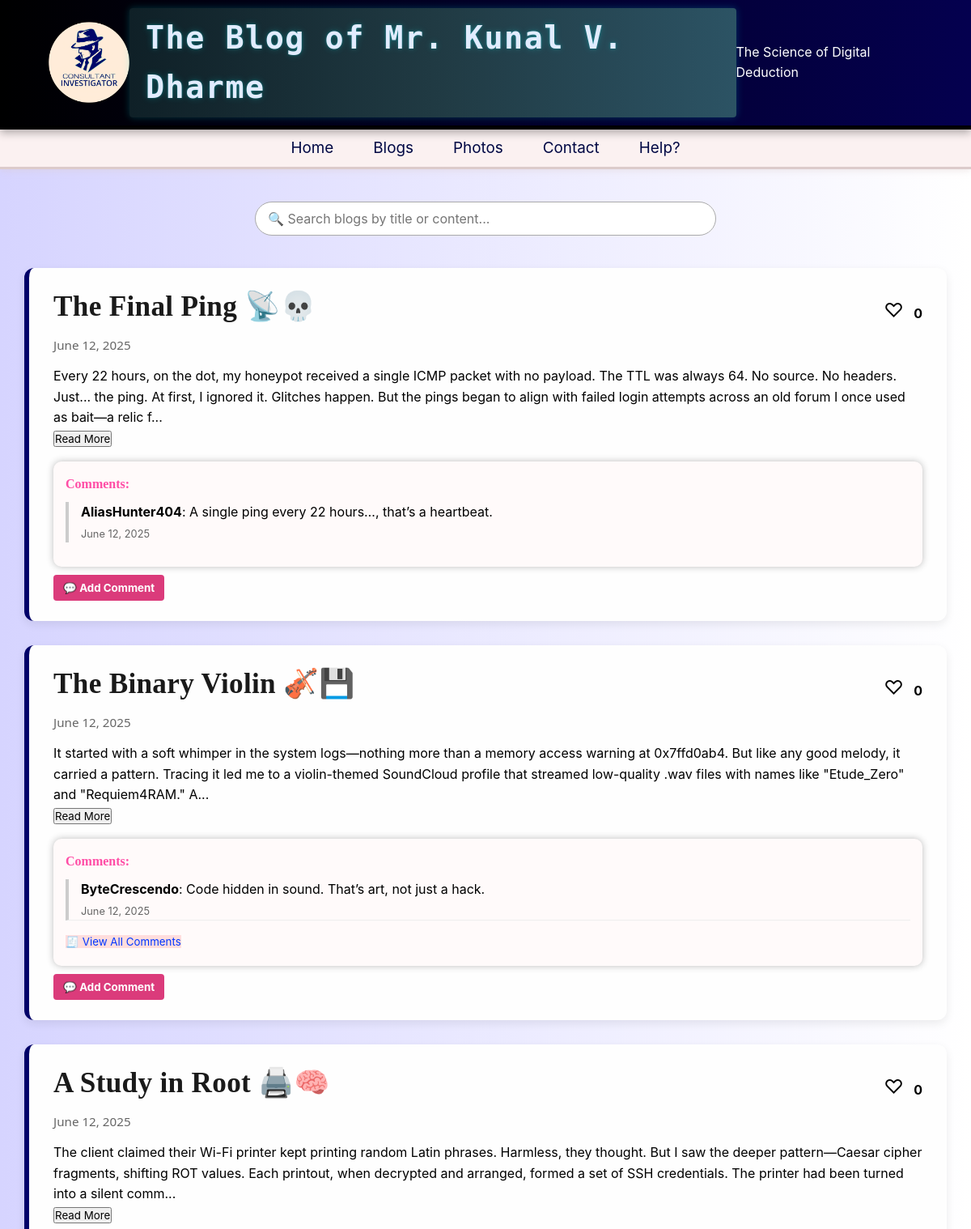
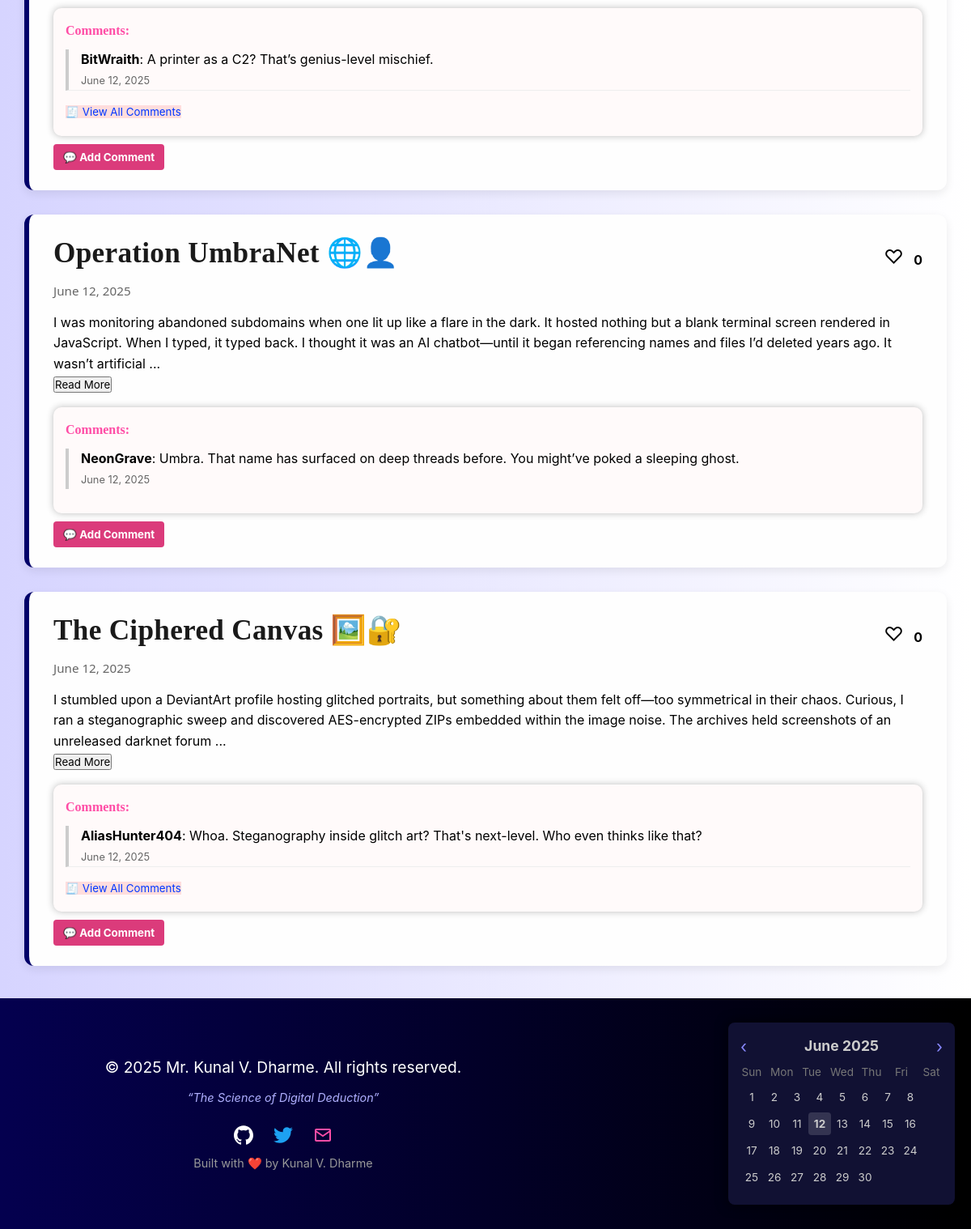
Screenshot of /blog.html with the database file from the repository (2 pictures, top to bottom).
### admin/models.py (models this page shows, shortened)
class BlogPost(db.Model):
    id = db.Column(db.Integer, primary_key=True)
    title = db.Column(db.String(200), nullable=False)
    slug = db.Column(db.String(200), unique=True, nullable=False)
    content = db.Column(db.Text, nullable=False)
    created_at = db.Column(db.DateTime, default=datetime.utcnow)
    likes = db.Column(db.Integer, default=0)
    comments = db.relationship('Comment', backref='blog', lazy=True, cascade='all, delete-orphan')

class Comment(db.Model):
    id = db.Column(db.Integer, primary_key=True)
    name = db.Column(db.String(100), nullable=False)
    text = db.Column(db.Text, nullable=False)
    created_at = db.Column(db.DateTime, default=datetime.utcnow)
    approved = db.Column(db.Boolean, default=False)
    blog_id = db.Column(db.Integer, db.ForeignKey('blog_post.id'), nullable=False)

### app.py (the view)
@app.route('/blog.html')
def all_blogs():
    all_blogs = BlogPost.query.order_by(BlogPost.created_at.desc()).all()
    return render_template('blog.html', blogs=all_blogs)

### templates/blog.html (shortened to what this page needs)
<!DOCTYPE html>
<html lang="en">
<head>
  <link rel="stylesheet" href="{{ url_for('static', filename='css/style.css') }}">
</head>
<body>
  <header class="site-header">
    <img src="{{ url_for('static', filename='images/logo.png') }}" alt="Logo" style="width: 100px; height: 100px;">
    <h1>The Blog of Mr. Kunal V. Dharme</h1>
    <p>The Science of Digital Deduction</p>
  </header>
  <nav class="main-nav">
    <ul>
      <li><a href="{{ url_for('home') }}">Home</a></li>
      <li><a href="{{ url_for('all_blogs') }}">Blogs</a></li>
      <li><a href="{{ url_for('photos') }}">Photos</a></li>
      <li><a href="{{ url_for('contact') }}">Contact</a></li>
      <li><a href="{{ url_for('help') }}">Help?</a></li>
    </ul>
  </nav>
  <div class="blog-container">
    <div class="search-box">
      <input type="text" id="searchInput" placeholder="🔍 Search blogs by title or content...">
    </div>
    <main class="blog-post">
      {% for blog in blogs %}
      <article>
        <div style="display: flex; justify-content: space-between; align-items: center;">
          <div class="blog-title">{{ blog.title }}</div>
          <div>
            <button class="like-btn" onclick="toggleLike(this)" data-slug="{{ blog.slug }}">
              <span class="heart">&#9825;</span>
            </button>
            <span class="like-count" id="like-count-{{ blog.slug }}">{{ blog.likes or 0 }}</span>
          </div>
        </div>
        <p class="date">{{ blog.created_at.strftime('%B %d, %Y') }}</p>
        <div class="preview-content" id="preview-{{ blog.id }}">
          {{ blog.content[:300] }}{% if blog.content|length > 300 %}...{% endif %}
        </div>
        {% if blog.content|length > 300 %}
        <button onclick="toggleFullContent('{{ blog.id }}')" id="btn-{{ blog.id }}" class="toggle-btn">Read More</button>
        {% endif %}
        <div class="comments-section" id="comments-{{ blog.slug }}">
          <h4>Comments:</h4>
          <div class="comments-list" id="comments-list-{{ blog.slug }}" style="max-height: 90px; overflow: hidden;">
            {% set approved_comments = blog.comments | selectattr("approved") | list %}
            {% if approved_comments %}
              <div class="comment">
                <strong>{{ approved_comments[0].name }}</strong>: {{ approved_comments[0].text }}
                <small class="comment-date">{{ approved_comments[0].created_at.strftime('%B %d, %Y') }}</small>
              </div>
            {% else %}
              <p class="no-comments">No comments yet.</p>
            {% endif %}
          </div>
          {% if approved_comments|length > 1 %}
            <button style="background-color: #ffdddd; color: #0037ff;border: none;" onclick="toggleComments('{{ blog.slug }}')">🧾 View All Comments</button>
          {% endif %}
        </div>
        <button onclick="toggleCommentForm('{{ blog.slug }}')" class="toggle-comment-btn">💬 Add Comment</button>
      </article>
      {% else %}
      <p>No blog posts yet.</p>
      {% endfor %}
    </main>
  </div>
  {% include 'footer.html' %}
</body>
</html>

### static/css/style.css (style rules this page uses)
* { margin: 0; padding: 0; box-sizing: border-box; font-family: -apple-system, BlinkMacSystemFont, 'Segoe UI', Roboto, 'Helvetica Neue', sans-serif, 'Apple Color Emoji', 'Segoe UI Emoji', 'Noto Color Emoji'; }
body { font-family: Georgia, serif; background: linear-gradient(to left, #ffffff, #d6d4ff); color: #333; line-height: 1.6; }
.site-header { display: flex; justify-content: space-between; align-items: center; background: linear-gradient(to right, #000000, #04004f); padding: 10px 60px; color: white; position: relative; border-bottom: 5px solid #000; box-shadow: 0 4px 10px rgba(0,0,0,0.3); }
.main-nav { background-color: #fbf1f1; text-align: center; padding: 8px 0; border-bottom: 3px solid #dccbcb; box-shadow: 0 2px 8px rgba(220, 203, 203, 0.4); user-select: none; }
.main-nav ul { list-style: none; margin: 0; padding: 0; display: inline-flex; gap: 25px; }
.main-nav a { text-decoration: none; color: #000844; font-weight: 1150; font-size: 1.18em; padding: 10px 12px; border-radius: 20px; position: relative; transition: color 0.3s ease, background-color 0.3s ease, box-shadow 0.3s ease, transform 0.2s ease; }
.main-nav a::after { content: ''; position: absolute; bottom: 5px; left: 15%; width: 70%; height: 3px; background-color: transparent; border-radius: 2px; transition: background-color 0.3s ease; }
.date { font-size: 0.9em; color: #888; margin-bottom: 10px; }
.comment { border-left: 4px solid #ccc; padding-left: 15px; margin-bottom: 15px; }
.comment-date { font-size: 0.85em; color: #777; }
.comments-section { background-color: #fffafa; padding: 15px; border-radius: 10px; margin-top: 15px; color: #000000; box-shadow: 0 0 8px rgba(35, 35, 35, 0.3); }
.comments-section h4 { margin-bottom: 10px; color: #ff4da6; font-family: 'Georgia', serif; }
.toggle-comment-btn { margin-top: 10px; padding: 6px 12px; background-color: #080047; color: #ff4da6; border: 1px solid #000000; border-radius: 5px; font-weight: bold; cursor: pointer; transition: 0.3s ease; }
.comments-section, .comment-form { font-family: 'Ubuntu Mono', monospace; }

### templates/blog.html (style rules this page uses)
body { margin: 0; background-color: #000; color: #000000; }
h1 { font-family: 'DejaVu Sans Mono', monospace; font-size: 2.4rem; color: #e1ecff; text-shadow: 0 0 3px rgba(0, 255, 255, 0.3), 0 0 10px rgba(0, 255, 255, 0.2); letter-spacing: 1.5px; font-weight: bold; background: linear-gradient(to right, #0f2027, #203a43, #2c5364); padding: 6px 20px; border-radius: 4px; box-shadow: 0 0 10px rgba(0, 255, 255, 0.2); display: inline-block; transition: transform 0.3s ease-in-out; }
.blog-container { max-width: 1200px; margin: 40px auto; padding: 0 30px; }
.search-box { text-align: center; margin-bottom: 40px; }
.search-box input { width: 50%; padding: 10px 15px; font-size: 1rem; border: 1px solid #aaa; border-radius: 50px; }
.blog-post article { background: #fefefe; padding: 25px 30px; margin-bottom: 30px; border-left: 6px solid #000069; border-radius: 12px; box-shadow: 0 4px 12px rgba(0, 0, 0, 0.08); transition: transform 0.2s ease, box-shadow 0.2s ease; }
.blog-title { font-size: 2.2rem; margin-bottom: 12px; color: #1a1a1a; font-family: 'Georgia', serif; font-weight: 700; position: relative; line-height: 1.3; letter-spacing: 0.3px; }
.date { font-size: 0.95rem; color: #666; margin-bottom: 14px; font-family: 'Segoe UI', sans-serif; }
.like-btn { background: none; border: none; cursor: pointer; font-size: 1.5rem; transition: transform 0.2s ease; }
.like-count { font-weight: bold; margin-left: 8px; vertical-align: middle; }
.comment { padding: 8px 8; border-bottom: 1px solid #eee; }
.comment:last-child { border-bottom: none; }
.comment-date { color: #666; font-size: 0.8rem; display: block; margin-top: 4px; }
.toggle-comment-btn { background-color: #db3b7b; color: white; border: none; padding: 8px 12px; border-radius: 4px; cursor: pointer; margin-top: 10px; }

### rows the page displays
BlogPost: title "The Final Ping 📡💀", likes "0", created_at "June 12, 2025", content "Every 22 hours, on the dot, my honeypot received a single ICMP packet with no payload. The TTL was always 64. No source. No headers. Just... the ping. At first, I ignored it. Glitches happen. But the pings began to align with failed login attempts across an old forum I once used as bait—a relic f"
Comment: name "AliasHunter404", text "A single ping every 22 hours…, that’s a heartbeat.", created_at "June 12, 2025"
BlogPost: title "The Binary Violin 🎻💾", likes "0", created_at "June 12, 2025", content "It started with a soft whimper in the system logs—nothing more than a memory access warning at 0x7ffd0ab4. But like any good melody, it carried a pattern. Tracing it led me to a violin-themed SoundCloud profile that streamed low-quality .wav files with names like \"Etude_Zero\" and \"Requiem4RAM.\" A"
Comment: name "ByteCrescendo", text "Code hidden in sound. That’s art, not just a hack.", created_at "June 12, 2025"
BlogPost: title "A Study in Root 🖨️🧠", likes "0", created_at "June 12, 2025", content "The client claimed their Wi-Fi printer kept printing random Latin phrases. Harmless, they thought. But I saw the deeper pattern—Caesar cipher fragments, shifting ROT values. Each printout, when decrypted and arranged, formed a set of SSH credentials. The printer had been turned into a silent comm"
Comment: name "BitWraith", text "A printer as a C2? That’s genius-level mischief.", created_at "June 12, 2025"
BlogPost: title "Operation UmbraNet 🌐👤", likes "0", created_at "June 12, 2025", content "I was monitoring abandoned subdomains when one lit up like a flare in the dark. It hosted nothing but a blank terminal screen rendered in JavaScript. When I typed, it typed back. I thought it was an AI chatbot—until it began referencing names and files I’d deleted years ago. It wasn’t artificial"
Comment: name "NeonGrave", text "Umbra. That name has surfaced on deep threads before. You might’ve poked a sleeping ghost.", created_at "June 12, 2025"
BlogPost: title "The Ciphered Canvas 🖼️🔐", likes "0", created_at "June 12, 2025", content "I stumbled upon a DeviantArt profile hosting glitched portraits, but something about them felt off—too symmetrical in their chaos. Curious, I ran a steganographic sweep and discovered AES-encrypted ZIPs embedded within the image noise. The archives held screenshots of an unreleased darknet forum"
Comment: name "AliasHunter404", text "Whoa. Steganography inside glitch art? That's next-level. Who even thinks like that?", created_at "June 12, 2025"
